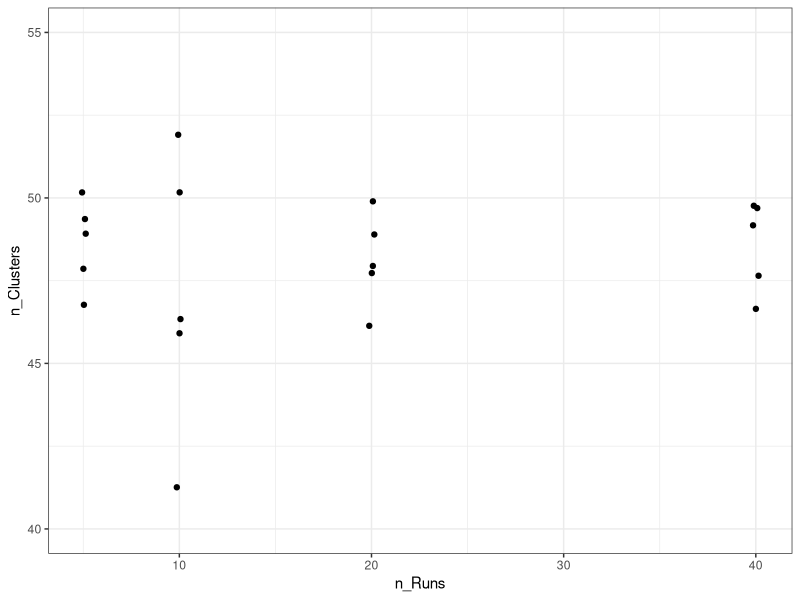

The R source for this figure:

library(tidyverse)
theme_set(theme_bw())

var <- read.csv("funnel.csv") %>% select(Trial, n_Runs, n_Clusters)

ggplot(var, aes(n_Runs, n_Clusters)) + 
  geom_jitter(width = 0.15) +
  ylim(40, 55)
